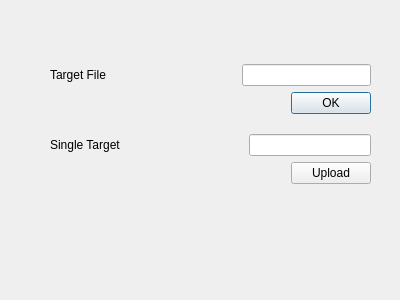
<?xml version="1.0" encoding="UTF-8"?>
<ui version="4.0">
 <class>target_dialog</class>
 <widget class="QDialog" name="target_dialog">
  <property name="geometry">
   <rect>
    <x>0</x>
    <y>0</y>
    <width>400</width>
    <height>300</height>
   </rect>
  </property>
  <property name="windowTitle">
   <string>Target</string>
  </property>
  <widget class="QWidget" name="layoutWidget">
   <property name="geometry">
    <rect>
     <x>50</x>
     <y>50</y>
     <width>321</width>
     <height>148</height>
    </rect>
   </property>
   <layout class="QVBoxLayout" name="verticalLayout_3">
    <item>
     <layout class="QVBoxLayout" name="verticalLayout">
      <item>
       <layout class="QHBoxLayout" name="horizontalLayout">
        <item>
         <widget class="QLabel" name="label_2">
          <property name="text">
           <string>Target File</string>
          </property>
         </widget>
        </item>
        <item>
         <spacer name="horizontalSpacer">
          <property name="orientation">
           <enum>Qt::Horizontal</enum>
          </property>
          <property name="sizeHint" stdset="0">
           <size>
            <width>40</width>
            <height>20</height>
           </size>
          </property>
         </spacer>
        </item>
        <item>
         <widget class="QLineEdit" name="lineEdit_2"/>
        </item>
       </layout>
      </item>
      <item>
       <layout class="QHBoxLayout" name="horizontalLayout_3">
        <item>
         <spacer name="horizontalSpacer_3">
          <property name="orientation">
           <enum>Qt::Horizontal</enum>
          </property>
          <property name="sizeHint" stdset="0">
           <size>
            <width>40</width>
            <height>20</height>
           </size>
          </property>
         </spacer>
        </item>
        <item>
         <widget class="QPushButton" name="pushButton">
          <property name="text">
           <string>OK</string>
          </property>
         </widget>
        </item>
       </layout>
      </item>
     </layout>
    </item>
    <item>
     <layout class="QVBoxLayout" name="verticalLayout_2">
      <item>
       <layout class="QHBoxLayout" name="horizontalLayout_2">
        <item>
         <widget class="QLabel" name="label">
          <property name="text">
           <string>Single Target</string>
          </property>
         </widget>
        </item>
        <item>
         <spacer name="horizontalSpacer_2">
          <property name="orientation">
           <enum>Qt::Horizontal</enum>
          </property>
          <property name="sizeHint" stdset="0">
           <size>
            <width>40</width>
            <height>20</height>
           </size>
          </property>
         </spacer>
        </item>
        <item>
         <widget class="QLineEdit" name="lineEdit_3"/>
        </item>
       </layout>
      </item>
      <item>
       <layout class="QHBoxLayout" name="horizontalLayout_4">
        <item>
         <spacer name="horizontalSpacer_4">
          <property name="orientation">
           <enum>Qt::Horizontal</enum>
          </property>
          <property name="sizeHint" stdset="0">
           <size>
            <width>40</width>
            <height>20</height>
           </size>
          </property>
         </spacer>
        </item>
        <item>
         <widget class="QPushButton" name="pushButton_2">
          <property name="text">
           <string>Upload</string>
          </property>
         </widget>
        </item>
       </layout>
      </item>
     </layout>
    </item>
   </layout>
  </widget>
 </widget>
 <resources/>
 <connections/>
</ui>
